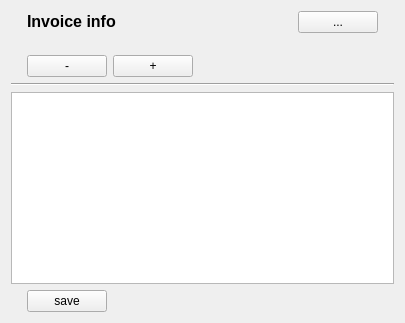
<?xml version="1.0" encoding="UTF-8"?>
<ui version="4.0">
 <class>Invoice_info_template</class>
 <widget class="QWidget" name="Invoice_info_template">
  <property name="geometry">
   <rect>
    <x>0</x>
    <y>0</y>
    <width>405</width>
    <height>323</height>
   </rect>
  </property>
  <property name="windowTitle">
   <string>Form</string>
  </property>
  <layout class="QVBoxLayout" name="verticalLayout_2">
   <item>
    <layout class="QVBoxLayout" name="Info_layout">
     <item>
      <layout class="QHBoxLayout" name="header_bar">
       <item>
        <spacer name="horizontalSpacer_2">
         <property name="orientation">
          <enum>Qt::Horizontal</enum>
         </property>
         <property name="sizeType">
          <enum>QSizePolicy::Minimum</enum>
         </property>
         <property name="sizeHint" stdset="0">
          <size>
           <width>16</width>
           <height>16</height>
          </size>
         </property>
        </spacer>
       </item>
       <item>
        <widget class="QLabel" name="label">
         <property name="sizePolicy">
          <sizepolicy hsizetype="Preferred" vsizetype="Fixed">
           <horstretch>0</horstretch>
           <verstretch>0</verstretch>
          </sizepolicy>
         </property>
         <property name="font">
          <font>
           <pointsize>12</pointsize>
           <weight>75</weight>
           <bold>true</bold>
          </font>
         </property>
         <property name="text">
          <string>Invoice info</string>
         </property>
        </widget>
       </item>
       <item>
        <spacer name="horizontalSpacer_3">
         <property name="orientation">
          <enum>Qt::Horizontal</enum>
         </property>
         <property name="sizeHint" stdset="0">
          <size>
           <width>40</width>
           <height>20</height>
          </size>
         </property>
        </spacer>
       </item>
       <item>
        <widget class="QPushButton" name="pushButton_3">
         <property name="sizePolicy">
          <sizepolicy hsizetype="Minimum" vsizetype="Fixed">
           <horstretch>0</horstretch>
           <verstretch>0</verstretch>
          </sizepolicy>
         </property>
         <property name="text">
          <string>...</string>
         </property>
        </widget>
       </item>
       <item>
        <spacer name="horizontalSpacer_4">
         <property name="orientation">
          <enum>Qt::Horizontal</enum>
         </property>
         <property name="sizeType">
          <enum>QSizePolicy::Minimum</enum>
         </property>
         <property name="sizeHint" stdset="0">
          <size>
           <width>16</width>
           <height>16</height>
          </size>
         </property>
        </spacer>
       </item>
      </layout>
     </item>
     <item>
      <spacer name="verticalSpacer">
       <property name="orientation">
        <enum>Qt::Vertical</enum>
       </property>
       <property name="sizeHint" stdset="0">
        <size>
         <width>20</width>
         <height>40</height>
        </size>
       </property>
      </spacer>
     </item>
     <item>
      <layout class="QHBoxLayout" name="horizontalLayout">
       <item>
        <spacer name="horizontalSpacer_5">
         <property name="orientation">
          <enum>Qt::Horizontal</enum>
         </property>
         <property name="sizeType">
          <enum>QSizePolicy::Minimum</enum>
         </property>
         <property name="sizeHint" stdset="0">
          <size>
           <width>16</width>
           <height>16</height>
          </size>
         </property>
        </spacer>
       </item>
       <item>
        <widget class="QPushButton" name="pushButton">
         <property name="whatsThis">
          <string>Delete selection</string>
         </property>
         <property name="text">
          <string>-</string>
         </property>
        </widget>
       </item>
       <item>
        <widget class="QPushButton" name="pushButton_2">
         <property name="sizePolicy">
          <sizepolicy hsizetype="Minimum" vsizetype="Fixed">
           <horstretch>0</horstretch>
           <verstretch>0</verstretch>
          </sizepolicy>
         </property>
         <property name="whatsThis">
          <string>Add row beneath selection</string>
         </property>
         <property name="text">
          <string>+</string>
         </property>
         <property name="autoDefault">
          <bool>false</bool>
         </property>
        </widget>
       </item>
       <item>
        <spacer name="horizontalSpacer">
         <property name="orientation">
          <enum>Qt::Horizontal</enum>
         </property>
         <property name="sizeHint" stdset="0">
          <size>
           <width>40</width>
           <height>20</height>
          </size>
         </property>
        </spacer>
       </item>
      </layout>
     </item>
     <item>
      <widget class="Line" name="line_3">
       <property name="orientation">
        <enum>Qt::Horizontal</enum>
       </property>
      </widget>
     </item>
     <item>
      <widget class="QTableView" name="info_table">
       <property name="enabled">
        <bool>true</bool>
       </property>
       <property name="sizePolicy">
        <sizepolicy hsizetype="Expanding" vsizetype="Fixed">
         <horstretch>0</horstretch>
         <verstretch>0</verstretch>
        </sizepolicy>
       </property>
      </widget>
     </item>
     <item>
      <layout class="QHBoxLayout" name="horizontalLayout_2">
       <item>
        <spacer name="horizontalSpacer_6">
         <property name="orientation">
          <enum>Qt::Horizontal</enum>
         </property>
         <property name="sizeType">
          <enum>QSizePolicy::Minimum</enum>
         </property>
         <property name="sizeHint" stdset="0">
          <size>
           <width>16</width>
           <height>16</height>
          </size>
         </property>
        </spacer>
       </item>
       <item>
        <widget class="QPushButton" name="save_button">
         <property name="text">
          <string>save</string>
         </property>
        </widget>
       </item>
       <item>
        <spacer name="horizontalSpacer_15">
         <property name="orientation">
          <enum>Qt::Horizontal</enum>
         </property>
         <property name="sizeHint" stdset="0">
          <size>
           <width>40</width>
           <height>20</height>
          </size>
         </property>
        </spacer>
       </item>
      </layout>
     </item>
    </layout>
   </item>
  </layout>
 </widget>
 <resources/>
 <connections>
  <connection>
   <sender>save_button</sender>
   <signal>clicked()</signal>
   <receiver>Invoice_info_template</receiver>
   <slot>save()</slot>
   <hints>
    <hint type="sourcelabel">
     <x>82</x>
     <y>301</y>
    </hint>
    <hint type="destinationlabel">
     <x>127</x>
     <y>315</y>
    </hint>
   </hints>
  </connection>
  <connection>
   <sender>pushButton_3</sender>
   <signal>clicked()</signal>
   <receiver>Invoice_info_template</receiver>
   <slot>load()</slot>
   <hints>
    <hint type="sourcelabel">
     <x>371</x>
     <y>27</y>
    </hint>
    <hint type="destinationlabel">
     <x>391</x>
     <y>28</y>
    </hint>
   </hints>
  </connection>
  <connection>
   <sender>pushButton_2</sender>
   <signal>clicked()</signal>
   <receiver>Invoice_info_template</receiver>
   <slot>add_row()</slot>
   <hints>
    <hint type="sourcelabel">
     <x>156</x>
     <y>62</y>
    </hint>
    <hint type="destinationlabel">
     <x>397</x>
     <y>68</y>
    </hint>
   </hints>
  </connection>
  <connection>
   <sender>pushButton</sender>
   <signal>clicked()</signal>
   <receiver>Invoice_info_template</receiver>
   <slot>delete_selected()</slot>
   <hints>
    <hint type="sourcelabel">
     <x>62</x>
     <y>63</y>
    </hint>
    <hint type="destinationlabel">
     <x>3</x>
     <y>63</y>
    </hint>
   </hints>
  </connection>
 </connections>
 <slots>
  <slot>save()</slot>
  <slot>load()</slot>
  <slot>add_row()</slot>
  <slot>delete_selected()</slot>
 </slots>
</ui>
